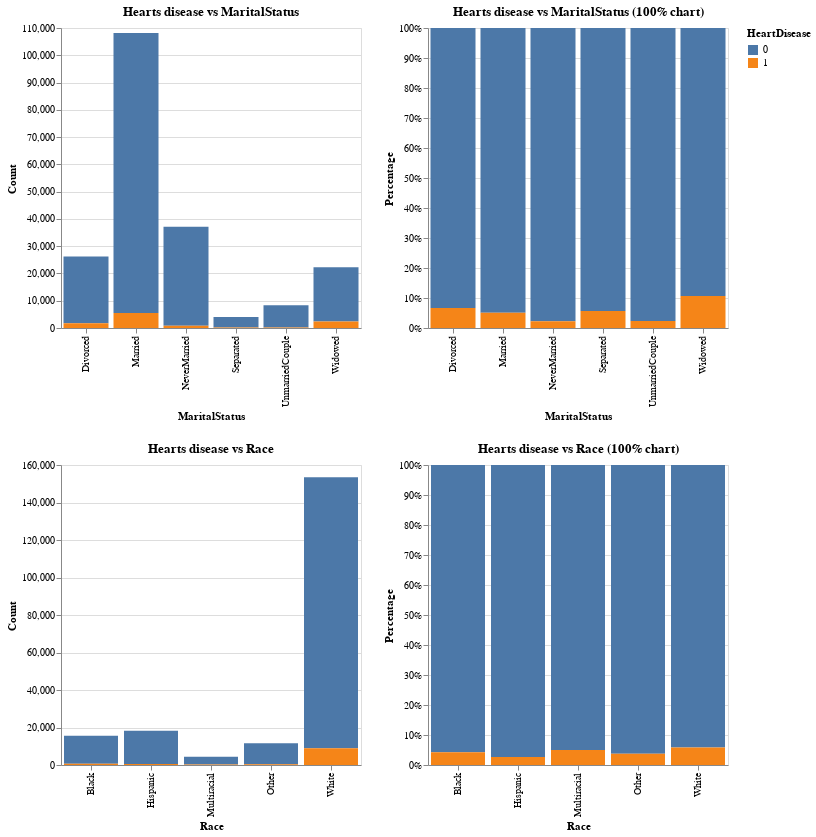

Source (notebook cell):
### Markdown cell above
### Heart disease VS categorical variables (bar charts)

### Code cell
# Create 2d list to store the charts
charts = []

# Convert to a regular Python list of lists
for i, col in enumerate(cat_col): 
    agg_df = train_df.groupby([TARGET_COL,col]).size().reset_index(name='count')
    x = (f'{col}:N',col)
    y = (f'count:Q','Count')
    color = (f'{TARGET_COL}:N','Heart Disease')

    chart1 = alt.Chart(agg_df).mark_bar().encode(
        x=alt.X(x[0], title=x[1]),
        y=alt.Y(y[0], title=y[1]),
        color=alt.Color(color[0]),
        tooltip=[
            alt.Tooltip(x[0], title=x[1]),
            alt.Tooltip(y[0], title=y[1]),
            alt.Tooltip(color[0], title = color[1]),
        ]
    ).properties(
        title=f"Hearts disease vs {col}",
        width=300,
        height=300
    )

    chart2 = chart1.encode(y=alt.Y(y[0], title="Percentage", stack='normalize')).properties(title=f"Hearts disease vs {col} (100% chart)",)
    charts.append([chart1,chart2])


for col in range(0, len(charts[0])):
    for row in range(0, len(charts)):
        if row == 0:
            combined_col = charts[row][col]
        else:
            combined_col = combined_col & charts[row][col] 
    if col == 0: 
        combined_all = combined_col
    else:
        combined_all = combined_all | combined_col

combined_all
#apply_alt_config(combined_all).properties(title = 'Heart disease VS Race (Count and 100% stack)')

### Figure 1 — Vega-Lite specification as saved in the notebook (floating-point values rounded to 4 significant figures)
{"config": {"view": {"continuousWidth": 300, "continuousHeight": 300}}, "hconcat": [{"vconcat": [{"data": {"name": "data-9a1965b7620edbf2c262b1a9fbdac0d1"}, "mark": {"type": "bar"}, "encoding": {"color": {"field": "HeartDisease", "type": "nominal"}, "tooltip": [{"field": "MaritalStatus", "title": "MaritalStatus", "type": "nominal"}, {"field": "count", "title": "Count", "type": "quantitative"}, {"field": "HeartDisease", "title": "Heart Disease", "type": "nominal"}], "x": {"field": "MaritalStatus", "title": "MaritalStatus", "type": "nominal"}, "y": {"field": "count", "title": "Count", "type": "quantitative"}}, "height": 300, "title": "Hearts disease vs MaritalStatus", "width": 300}, {"data": {"name": "data-2032be31adb0a2678d6c1b121948ada4"}, "mark": {"type": "bar"}, "encoding": {"color": {"field": "HeartDisease", "type": "nominal"}, "tooltip": [{"field": "Race", "title": "Race", "type": "nominal"}, {"field": "count", "title": "Count", "type": "quantitative"}, {"field": "HeartDisease", "title": "Heart Disease", "type": "nominal"}], "x": {"field": "Race", "title": "Race", "type": "nominal"}, "y": {"field": "count", "title": "Count", "type": "quantitative"}}, "height": 300, "title": "Hearts disease vs Race", "width": 300}]}, {"vconcat": [{"data": {"name": "data-9a1965b7620edbf2c262b1a9fbdac0d1"}, "mark": {"type": "bar"}, "encoding": {"color": {"field": "HeartDisease", "type": "nominal"}, "tooltip": [{"field": "MaritalStatus", "title": "MaritalStatus", "type": "nominal"}, {"field": "count", "title": "Count", "type": "quantitative"}, {"field": "HeartDisease", "title": "Heart Disease", "type": "nominal"}], "x": {"field": "MaritalStatus", "title": "MaritalStatus", "type": "nominal"}, "y": {"field": "count", "stack": "normalize", "title": "Percentage", "type": "quantitative"}}, "height": 300, "title": "Hearts disease vs MaritalStatus (100% chart)", "width": 300}, {"data": {"name": "data-2032be31adb0a2678d6c1b121948ada4"}, "mark": {"type": "bar"}, "encoding": {"color": {"field": "HeartDisease", "type": "nominal"}, "tooltip": [{"field": "Race", "title": "Race", "type": "nominal"}, {"field": "count", "title": "Count", "type": "quantitative"}, {"field": "HeartDisease", "title": "Heart Disease", "type": "nominal"}], "x": {"field": "Race", "title": "Race", "type": "nominal"}, "y": {"field": "count", "stack": "normalize", "title": "Percentage", "type": "quantitative"}}, "height": 300, "title": "Hearts disease vs Race (100% chart)", "width": 300}]}], "$schema": "https://vega.github.io/schema/vega-lite/v5.20.1.json", "datasets": {"data-9a1965b7620edbf2c262b1a9fbdac0d1": [{"HeartDisease": 0.0, "MaritalStatus": "Divorced", "count": 24502}, {"HeartDisease": 0.0, "MaritalStatus": "Married", "count": 102636}, {"HeartDisease": 0.0, "MaritalStatus": "NeverMarried", "count": 36315}, {"HeartDisease": 0.0, "MaritalStatus": "Separated", "count": 3808}, {"HeartDisease": 0.0, "MaritalStatus": "UnmarriedCouple", "count": 8168}, {"HeartDisease": 0.0, "MaritalStatus": "Widowed", "count": 19863}, {"HeartDisease": 1.0, "MaritalStatus": "Divorced", "count": 1742}, {"HeartDisease": 1.0, "MaritalStatus": "Married", "count": 5539}, {"HeartDisease": 1.0, "MaritalStatus": "NeverMarried", "count": 832}, {"HeartDisease": 1.0, "MaritalStatus": "Separated", "count": 228}, {"HeartDisease": 1.0, "MaritalStatus": "UnmarriedCouple", "count": 193}, {"HeartDisease": 1.0, "MaritalStatus": "Widowed", "count": 2369}], "data-2032be31adb0a2678d6c1b121948ada4": [{"HeartDisease": 0.0, "Race": "Black", "count": 14917}, {"HeartDisease": 0.0, "Race": "Hispanic", "count": 17770}, {"HeartDisease": 0.0, "Race": "Multiracial", "count": 4163}, {"HeartDisease": 0.0, "Race": "Other", "count": 11223}, {"HeartDisease": 0.0, "Race": "White", "count": 144582}, {"HeartDisease": 1.0, "Race": "Black", "count": 664}, {"HeartDisease": 1.0, "Race": "Hispanic", "count": 485}, {"HeartDisease": 1.0, "Race": "Multiracial", "count": 221}, {"HeartDisease": 1.0, "Race": "Other", "count": 433}, {"HeartDisease": 1.0, "Race": "White", "count": 8896}]}}
